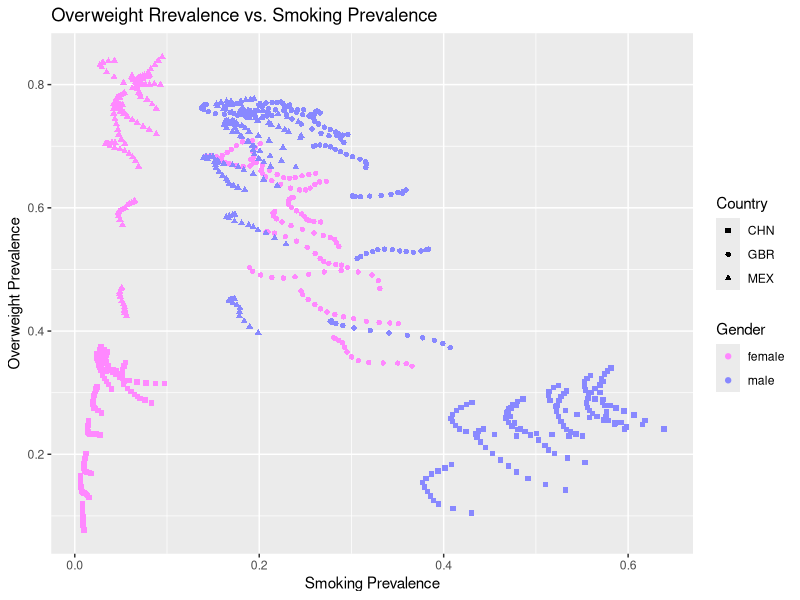
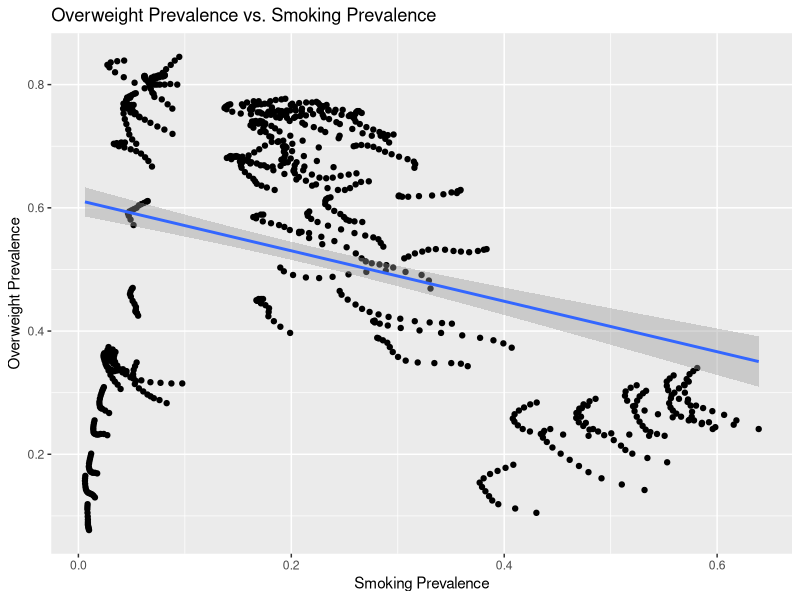
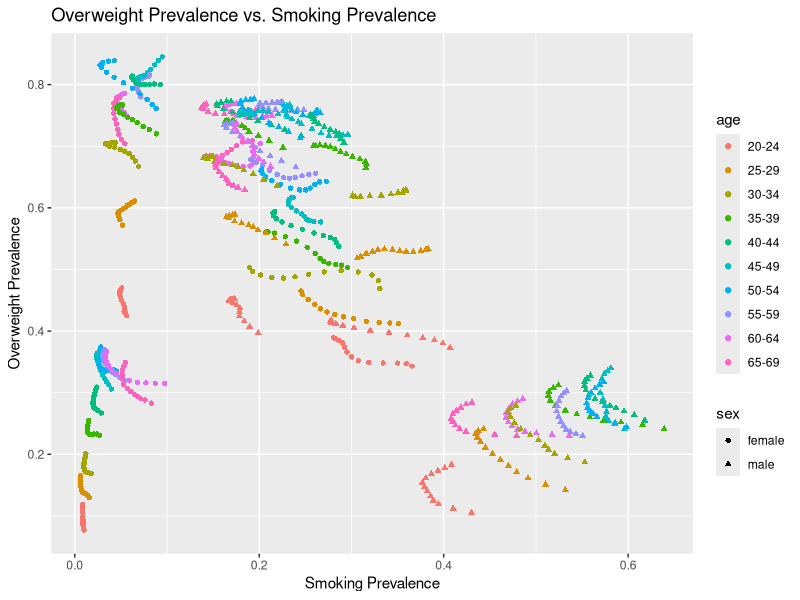

Source code (R) for these figures, in order:
## ---- chunk 1
setwd("C:\\Users\\tntje\\work\\school\\applied-stats\\s2\\assignment05")

library(ggplot2)
library(GGally)
library(dplyr)

knitr::opts_chunk$set(warning = FALSE, message = FALSE)
## ---- chunk 2
smoking_data <- read.csv("./data.csv")
## ---- chunk 3
printf <- function(...) {
  print(sprintf(...))
}

male_data <- smoking_data[smoking_data$sex == "male",]
female_data <- smoking_data[smoking_data$sex == "female",]

printf(
  "Smoking prevalence (male): mean = %.3f, sd = %.3f",
  mean(male_data$smoke),
  sd(male_data$smoke)
)
printf(
  "Smoking prevalence (female): mean = %.3f, sd = %.3f",
  mean(female_data$smoke),
  sd(female_data$smoke)
)
printf(
  "Overweight prevalence (male): mean = %.3f, sd = %.3f",
  mean(male_data$overweight),
  sd(male_data$overweight)
)
printf(
  "Overweight prevalence (female): mean = %.3f, sd = %.3f",
  mean(female_data$overweight),
  sd(female_data$overweight)
)
## ---- chunk 4
ggplot(smoking_data, aes(smoke, overweight)) +
  geom_point(aes(color = smoking_data$sex, shape = smoking_data$location)) +
  scale_color_manual(
    name = "Gender",
    values = c("male" = "#8888ffff", "female" = "#ff88ffff")
  ) +
  scale_shape_manual(
    name = "Country",
    values = c("CHN" = 15, "GBR" = 16, "MEX" = 17)
  ) +
  labs(
    x = "Smoking Prevalence",
    y = "Overweight Prevalence",
    title = "Overweight Rrevalence vs. Smoking Prevalence"
  )
## ---- chunk 5
printf("r = %.3f", cor(smoking_data$smoke, smoking_data$overweight))
## ---- chunk 6
summary(
  lm(
    overweight ~ smoke,
    data = smoking_data
  )
)
## ---- chunk 7
ggplot(smoking_data, aes(smoke, overweight)) +
  geom_point() +
  geom_smooth(method = lm) +
  labs(
    x = "Smoking Prevalence",
    y = "Overweight Prevalence",
    title = "Overweight Prevalence vs. Smoking Prevalence"
  )
## ---- chunk 8
ggplot(smoking_data, aes(smoke, overweight)) +
  geom_point(aes(color = age, shape = sex)) +
  labs(
    x = "Smoking Prevalence",
    y = "Overweight Prevalence",
    title = "Overweight Prevalence vs. Smoking Prevalence"
  )
